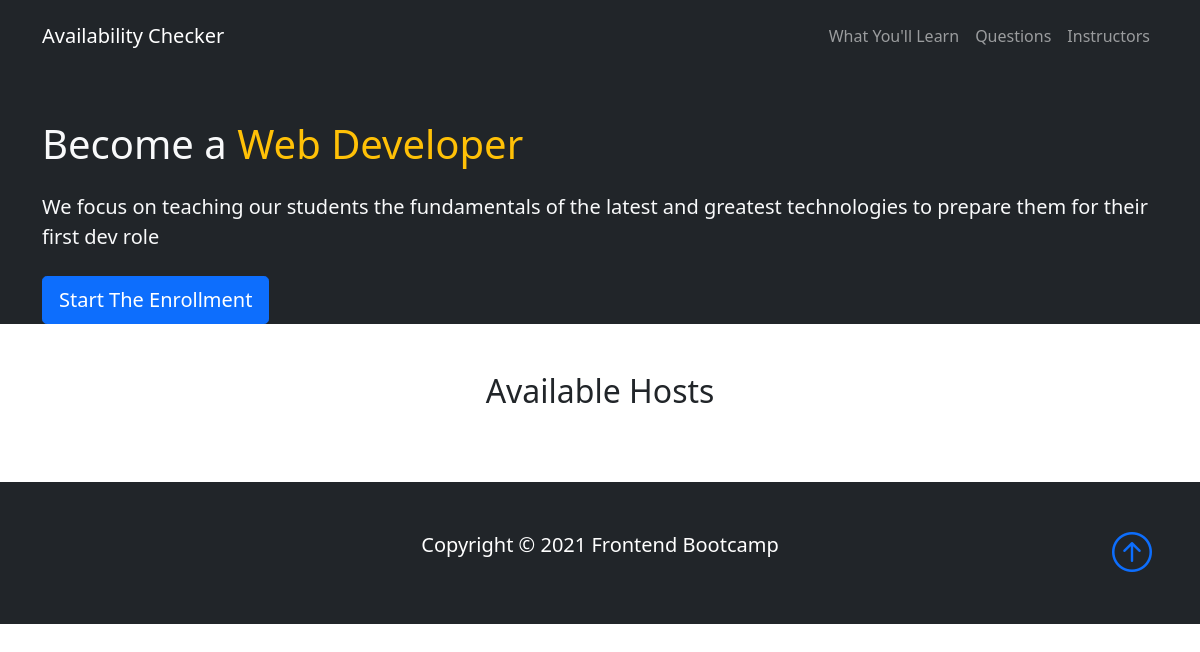
/, run on an earlier commit of the app's database.
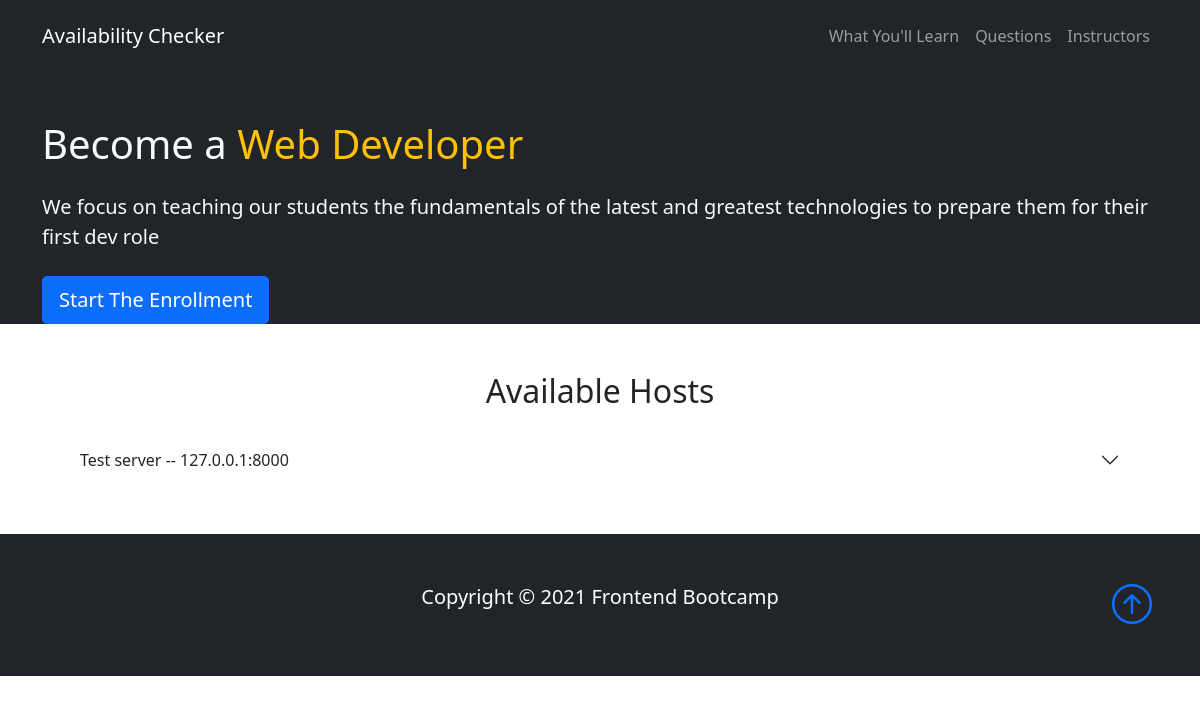
And on a later commit of the database.
### base/models.py (models this page shows, shortened)
class Host(models.Model):
    name = models.CharField(max_length=50)  # TODO: Update pony ORM
    description = models.CharField(max_length=150)
    server = models.CharField(max_length=100)
    port = models.IntegerField()
    method = models.ForeignKey(Method, on_delete=models.SET_NULL, null=True)
    owner = models.ForeignKey(User, on_delete=models.SET_NULL, null=True)  # TODO: Update pony ORM
    updated = models.DateTimeField(auto_now=True)
    created = models.DateTimeField(auto_now_add=True)

### base/views.py (the view)
# urls.py: 2. Add a URL to urlpatterns:  path('', views.home, name='home')
def home(request):
    hosts = Host.objects.all()
    context = {'hosts': hosts}
    return render(request, 'base/home.html', context)

### base/templates/base/home.html (shortened to what this page needs)
{% extends 'index.html' %}
{% block content %}
    <section id="questions" class="p-5">
      <div class="container">
        <h2 class="text-center mb-4">Available Hosts</h2>
        <div class="accordion accordion-flush" id="questions">
          {% for host in hosts %}
          <div class="accordion-item">
            <h2 class="accordion-header">
              <button
                class="accordion-button collapsed"
                type="button"
                data-bs-toggle="collapse"
                data-bs-target="#question-{{host.id}}"
              >
                {{host.name}}  --  {{host.server}}:{{host.port}}
              </button>
            </h2>
          </div>
          {% endfor %}
        </div>
      </div>
    </section>
{% endblock content %}

What changed in the data, as far as the page shows it:
added Host: name "Test server", server "127.0.0.1", port "8000"
